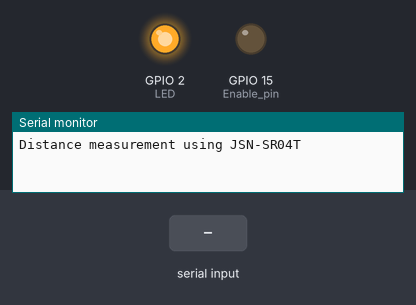
Recording of a program running on a simulated ESP32. Parts: output pins drawn as LEDs (lit = HIGH), the last lines printed to the serial monitor. Dashed ring = blinking. The test bench sets the inputs (shaded band).

Above: at 1.7 s.
1.8 s: "90,45\n" received over Serial
At 4.1 s:
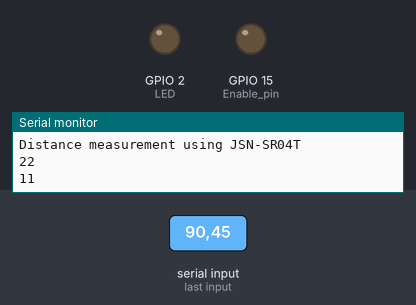
5.8 s: "90\n" received over Serial
At 7.5 s:
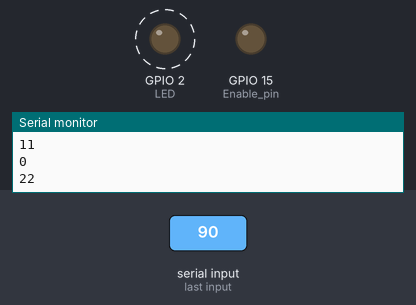
Timing chart, 0 to 9.8 s (numbered marks = the images above; inputs shaded):
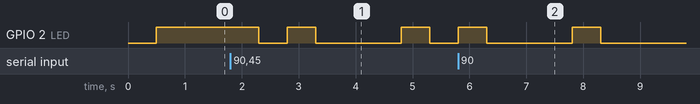

Measured:
- after the input at 1.8 s, GPIO 2 (LED): goes LOW 0.50 s, HIGH 0.50 s, LOW 1.5 s, HIGH 0.50 s, then LOW, starting after 0.50 s
- after the input at 5.8 s, GPIO 2 (LED): alternates HIGH for 0.50 s and LOW for 1.5 s, 4 changes in all, then stays LOW, starting at once

The program:

main.cpp
```cpp
#include <Arduino.h>
#include <SPI.h>
#include <Wire.h>
#include <Adafruit_GFX.h>
#include <Adafruit_SSD1306.h>

#define SCREEN_WIDTH 128 // OLED display width, in pixels
#define SCREEN_HEIGHT 64 // OLED display height, in pixels

// Declaration for SSD1306 display connected using I2C
#define OLED_RESET     -1 // Reset pin
#define SCREEN_ADDRESS 0x3C
Adafruit_SSD1306 display(SCREEN_WIDTH, SCREEN_HEIGHT, &Wire, OLED_RESET);


#define echoPin 18 // attach pin GPIO18 to pin Echo of JSN-SR04
#define trigPin 5 // attach pin GPIO5 ESP32 to pin Trig of JSN-SR04
#define Enable_pin 15
#define LED 2

long duration; // Variable to store time taken to the pulse
// to reach the receiver
int distance; // Variable to store distance calculated using formula

void setup() {
  // Serial Communication is starting with 9600 of
  // baudrate speed
  Serial.begin(115200);
  // The text to be printed in the serial monitor
  Serial.println("Distance measurement using JSN-SR04T");
  delay(500);


  pinMode(trigPin, OUTPUT); // Sets the trigPin as an OUTPUT
  pinMode(echoPin, INPUT); // Sets the echoPin as an INPUT

  pinMode(Enable_pin, OUTPUT);
  digitalWrite(Enable_pin, LOW);
  pinMode(LED, OUTPUT);
  digitalWrite(LED, HIGH);
}


void loop() {
  while (Serial.available())
  {
    display.clearDisplay();
    int PWM_master = Serial.parseInt();
    int duty_cycle = map(PWM_master, 0, 1023, 0, 255);
    Serial.println(duty_cycle);


    digitalWrite(LED, HIGH);
    delay(500);
    digitalWrite(LED, LOW);
    delay(500);

  }

}
```
